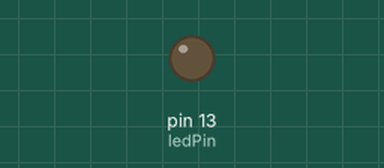
The sketch below on a simulated Arduino Uno, built with avr-gcc and run on an emulated ATmega328P. On the bench: output pins drawn as LEDs (lit = HIGH). What the sketch prints to the serial monitor is not drawn.

Above: at 0.1 s.
At 1.1 s:
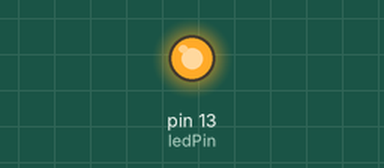
Timing chart, 0 to 40.0 s (numbered marks = the images above):
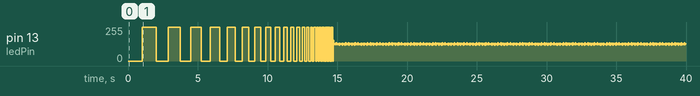

The sketch:

m1-a.ino
```cpp
#define RUNNINGTIME 15000

const int ledPin = 13;

int ledState = LOW;
long ledPreviousMillis = 0;
long previousMillis = 0;

long interval = 1000;

const float decreaseSpeed = (float) interval / RUNNINGTIME;

void setup() {
  Serial.begin(9600);
  Serial.println(decreaseSpeed);
  pinMode(ledPin, OUTPUT);
}

void loop()
{
  Serial.println(interval);

  unsigned long currentMillis = millis();

  if(currentMillis - ledPreviousMillis > interval) {
    ledPreviousMillis = currentMillis;

    if (ledState == LOW)
    {
      ledState = HIGH;
    }
    else
    {
      ledState = LOW;
      if (interval > 1)
      {
          interval = interval - decreaseSpeed * (currentMillis - previousMillis);
          previousMillis = currentMillis;
      }
    }

    digitalWrite(ledPin, ledState);
  }
}
```

Measured:
- by itself, pin 13 (ledPin): 0/255 → 255/255 at 1.0 s, → 0/255 1.0 s later, → 255/255 0.87 s later, → 0/255 0.87 s later, … (581 changes in this stretch)
